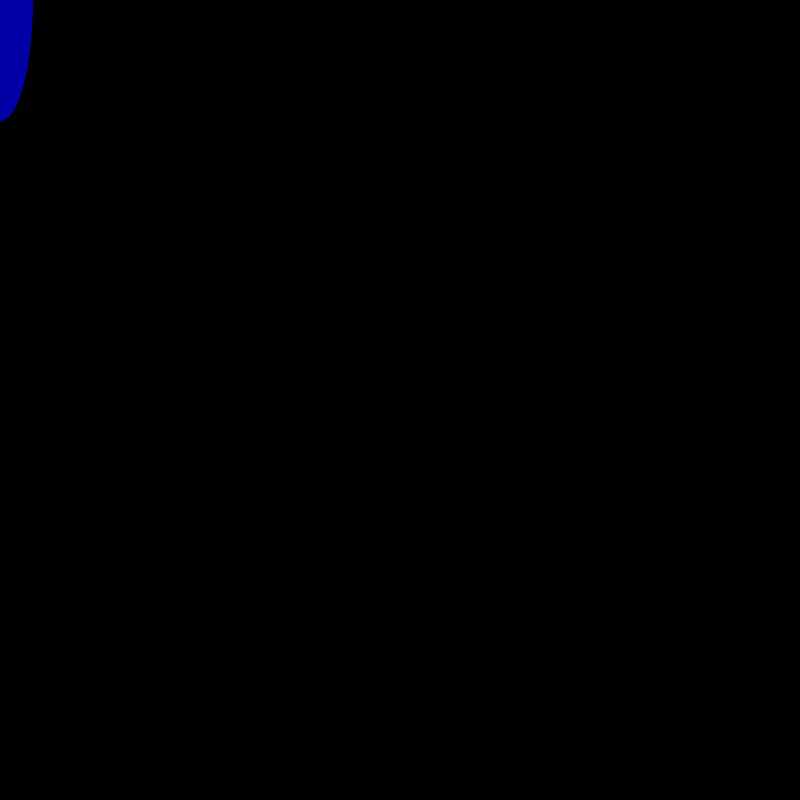
Frame 1 (no input)
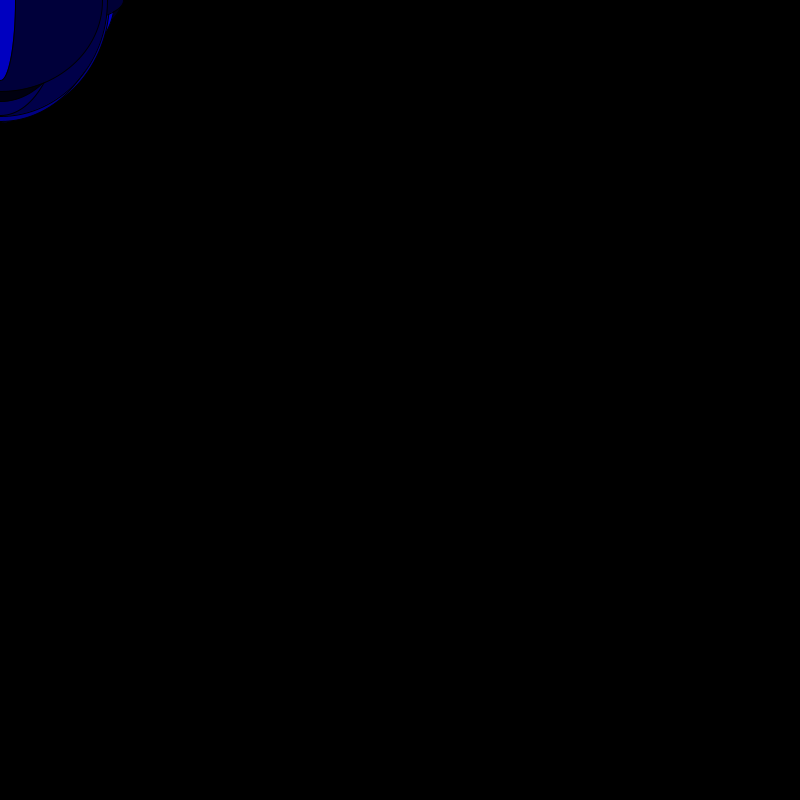
Frame 60 (the mouse pressed at the canvas centre just before this capture)
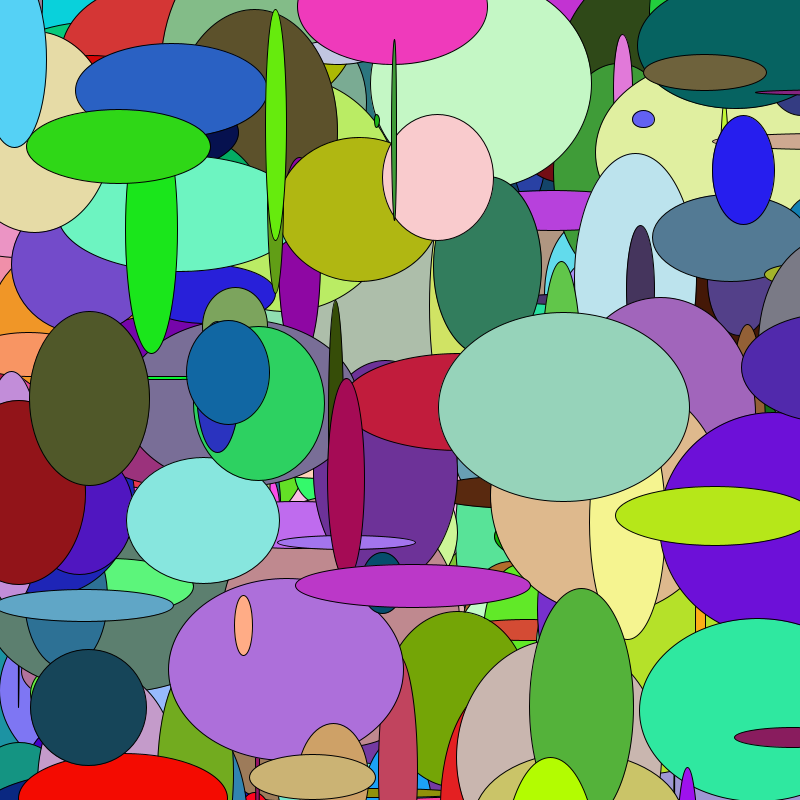
Frame 120 (the mouse held since frame 60 and released just before this capture)

The Processing sketch that drew these frames (run headless with seeded random() and noise(); from frame 60 on, the mouse is pressed at the canvas centre):

// Processing sketch: sketch_170807a
// ── sketch_170807a.pde
void setup(){
 size(800,800);
  background(0,0,0);
}
void draw() {
  
  
  if(mousePressed){
    ellipse(random(1000),random(1000),random(256),random(256));
  fill(random(256),random(256),random(256));
ellipse(random(1000),random(1000),random(256),random(256));
  fill(random(256),random(256),random(256));
ellipse(random(1000),random(1000),random(256),random(256));
  fill(random(256),random(256),random(256));
ellipse(random(1000),random(1000),random(256),random(256));
  fill(random(256),random(256),random(256));
ellipse(random(1000),random(1000),random(256),random(256));
  fill(random(256),random(256),random(256));
ellipse(random(1000),random(1000),random(256),random(256));
  fill(random(256),random(256),random(256));
ellipse(random(1000),random(1000),random(256),random(256));
  fill(random(256),random(256),random(256));
ellipse(random(1000),random(1000),random(256),random(256));
  fill(random(256),random(256),random(256));
ellipse(random(1000),random(1000),random(256),random(256));
  fill(random(256),random(256),random(256));
ellipse(random(1000),random(1000),random(256),random(256));
  fill(random(256),random(256),random(256));
ellipse(random(1000),random(1000),random(256),random(256));
  fill(random(256),random(256),random(256));
ellipse(random(1000),random(1000),random(256),random(256));
  fill(random(256),random(256),random(256));
ellipse(random(1000),random(1000),random(256),random(256));
  fill(random(256),random(256),random(256));
ellipse(random(1000),random(1000),random(256),random(256));
  fill(random(256),random(256),random(256));
ellipse(random(1000),random(1000),random(256),random(256));
  fill(random(256),random(256),random(256));
ellipse(random(1000),random(1000),random(256),random(256));
  fill(random(256),random(256),random(256));
ellipse(random(1000),random(1000),random(256),random(256));
  fill(random(256),random(256),random(256));
ellipse(random(1000),random(1000),random(256),random(256));
  fill(random(256),random(256),random(256));
ellipse(random(1000),random(1000),random(256),random(256));
  fill(random(256),random(256),random(256));
ellipse(random(1000),random(1000),random(256),random(256));
  fill(random(256),random(256),random(256));
ellipse(random(1000),random(1000),random(256),random(256));
  fill(random(256),random(256),random(256));
ellipse(random(1000),random(1000),random(256),random(256));
  fill(random(256),random(256),random(256));
ellipse(random(1000),random(1000),random(256),random(256));
  fill(random(256),random(256),random(256));
ellipse(random(1000),random(1000),random(256),random(256));
  fill(random(256),random(256),random(256));
ellipse(random(1000),random(1000),random(256),random(256));
  fill(random(256),random(256),random(256));
ellipse(random(1000),random(1000),random(256),random(256));
  fill(random(256),random(256),random(256));
ellipse(random(1000),random(1000),random(256),random(256));
  fill(random(256),random(256),random(256));

  }
  else{
  fill(mouseX,mouseY,random(256));
  ellipse(mouseX,mouseY,random(256),random(256));

}
  
}
